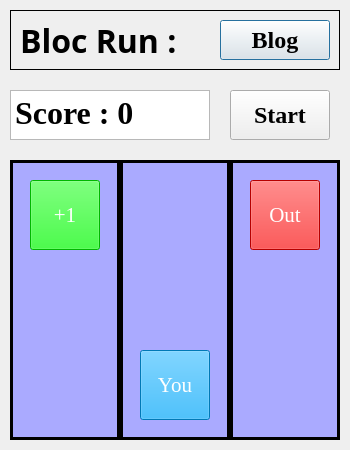
<?xml version="1.0" encoding="UTF-8"?>
<ui version="4.0">
 <class>Dialog</class>
 <widget class="QDialog" name="Dialog">
  <property name="geometry">
   <rect>
    <x>0</x>
    <y>0</y>
    <width>350</width>
    <height>450</height>
   </rect>
  </property>
  <property name="windowTitle">
   <string>Bloc Run</string>
  </property>
  <widget class="QLabel" name="label">
   <property name="geometry">
    <rect>
     <x>10</x>
     <y>10</y>
     <width>330</width>
     <height>60</height>
    </rect>
   </property>
   <property name="font">
    <font>
     <family>Cooper Black</family>
     <pointsize>24</pointsize>
     <weight>75</weight>
     <bold>true</bold>
    </font>
   </property>
   <property name="frameShape">
    <enum>QFrame::Box</enum>
   </property>
   <property name="text">
    <string>Bloc Run : </string>
   </property>
  </widget>
  <widget class="QPushButton" name="pushButton">
   <property name="geometry">
    <rect>
     <x>220</x>
     <y>20</y>
     <width>110</width>
     <height>40</height>
    </rect>
   </property>
   <property name="font">
    <font>
     <family>Times New Roman</family>
     <pointsize>18</pointsize>
     <weight>75</weight>
     <bold>true</bold>
    </font>
   </property>
   <property name="text">
    <string>Blog</string>
   </property>
  </widget>
  <widget class="QFrame" name="frame">
   <property name="geometry">
    <rect>
     <x>10</x>
     <y>160</y>
     <width>110</width>
     <height>280</height>
    </rect>
   </property>
   <property name="styleSheet">
    <string notr="true">background-color: rgb(170, 170, 255);</string>
   </property>
   <property name="frameShape">
    <enum>QFrame::Box</enum>
   </property>
   <property name="frameShadow">
    <enum>QFrame::Plain</enum>
   </property>
   <property name="lineWidth">
    <number>3</number>
   </property>
   <widget class="QPushButton" name="pushButton_4">
    <property name="geometry">
     <rect>
      <x>20</x>
      <y>20</y>
      <width>70</width>
      <height>70</height>
     </rect>
    </property>
    <property name="font">
     <font>
      <family>Times New Roman</family>
      <pointsize>16</pointsize>
     </font>
    </property>
    <property name="styleSheet">
     <string notr="true">border-color: rgb(0, 0, 0);
color: rgb(255, 255, 255);
background-color: rgb(0, 255, 0);</string>
    </property>
    <property name="text">
     <string>+1</string>
    </property>
   </widget>
  </widget>
  <widget class="QFrame" name="frame_2">
   <property name="geometry">
    <rect>
     <x>120</x>
     <y>160</y>
     <width>110</width>
     <height>280</height>
    </rect>
   </property>
   <property name="styleSheet">
    <string notr="true">background-color: rgb(170, 170, 255);</string>
   </property>
   <property name="frameShape">
    <enum>QFrame::Box</enum>
   </property>
   <property name="frameShadow">
    <enum>QFrame::Plain</enum>
   </property>
   <property name="lineWidth">
    <number>3</number>
   </property>
   <widget class="QPushButton" name="pushButton_3">
    <property name="geometry">
     <rect>
      <x>20</x>
      <y>190</y>
      <width>70</width>
      <height>70</height>
     </rect>
    </property>
    <property name="font">
     <font>
      <family>Times New Roman</family>
      <pointsize>16</pointsize>
     </font>
    </property>
    <property name="styleSheet">
     <string notr="true">border-color: rgb(0, 0, 0);
background-color: rgb(0, 170, 255);
color: rgb(255, 255, 255);</string>
    </property>
    <property name="text">
     <string>You</string>
    </property>
   </widget>
  </widget>
  <widget class="QFrame" name="frame_3">
   <property name="geometry">
    <rect>
     <x>230</x>
     <y>160</y>
     <width>110</width>
     <height>280</height>
    </rect>
   </property>
   <property name="styleSheet">
    <string notr="true">background-color: rgb(170, 170, 255);</string>
   </property>
   <property name="frameShape">
    <enum>QFrame::Box</enum>
   </property>
   <property name="frameShadow">
    <enum>QFrame::Plain</enum>
   </property>
   <property name="lineWidth">
    <number>3</number>
   </property>
   <widget class="QPushButton" name="pushButton_5">
    <property name="geometry">
     <rect>
      <x>20</x>
      <y>20</y>
      <width>70</width>
      <height>70</height>
     </rect>
    </property>
    <property name="font">
     <font>
      <family>Times New Roman</family>
      <pointsize>16</pointsize>
     </font>
    </property>
    <property name="styleSheet">
     <string notr="true">border-color: rgb(0, 0, 0);
color: rgb(255, 255, 255);
background-color: rgb(255, 0, 0);</string>
    </property>
    <property name="text">
     <string>Out</string>
    </property>
   </widget>
  </widget>
  <widget class="QPushButton" name="pushButton_2">
   <property name="geometry">
    <rect>
     <x>230</x>
     <y>90</y>
     <width>100</width>
     <height>50</height>
    </rect>
   </property>
   <property name="font">
    <font>
     <family>Times New Roman</family>
     <pointsize>18</pointsize>
     <weight>75</weight>
     <bold>true</bold>
    </font>
   </property>
   <property name="text">
    <string>Start</string>
   </property>
  </widget>
  <widget class="QTextBrowser" name="textBrowser">
   <property name="geometry">
    <rect>
     <x>10</x>
     <y>90</y>
     <width>200</width>
     <height>50</height>
    </rect>
   </property>
   <property name="font">
    <font>
     <family>Times New Roman</family>
     <pointsize>24</pointsize>
     <weight>75</weight>
     <bold>true</bold>
    </font>
   </property>
   <property name="html">
    <string>&lt;!DOCTYPE HTML PUBLIC &quot;-//W3C//DTD HTML 4.0//EN&quot; &quot;http://www.w3.org/TR/REC-html40/strict.dtd&quot;&gt;
&lt;html&gt;&lt;head&gt;&lt;meta name=&quot;qrichtext&quot; content=&quot;1&quot; /&gt;&lt;style type=&quot;text/css&quot;&gt;
p, li { white-space: pre-wrap; }
&lt;/style&gt;&lt;/head&gt;&lt;body style=&quot; font-family:'Times New Roman'; font-size:24pt; font-weight:600; font-style:normal;&quot;&gt;
&lt;p style=&quot; margin-top:0px; margin-bottom:0px; margin-left:0px; margin-right:0px; -qt-block-indent:0; text-indent:0px;&quot;&gt;Score : 0&lt;/p&gt;&lt;/body&gt;&lt;/html&gt;</string>
   </property>
  </widget>
 </widget>
 <resources/>
 <connections/>
</ui>
